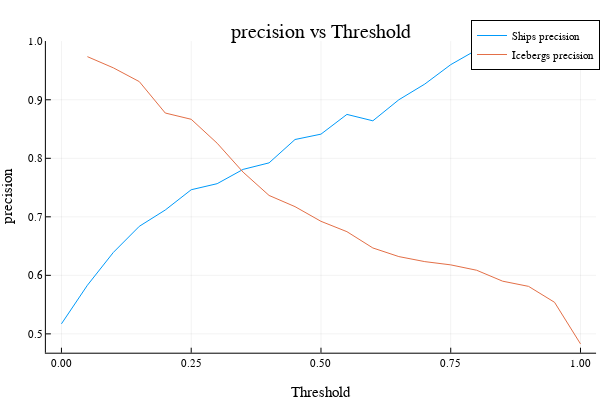

The code cell stored with this chart in its notebook:
### Code cell
Test_name.Visualize.plot_combined_metrics(metrics_vector, :precision)

### Figure 1 — Plotly figure (JSON) as saved in the notebook; plotly's stock layout.template omitted (floating-point values rounded to 4 significant figures)
{"data": [{"colorbar": {"len": 0.8657, "title": "", "x": 0.9934, "y": 0.5087}, "legendgroup": "Ships precision", "line": {"color": "rgba(0, 154, 250, 1.000)", "dash": "solid", "shape": "linear", "width": 1}, "mode": "lines", "name": "Ships precision", "showlegend": true, "type": "scatter", "x": [0, 0.05, 0.1, 0.15, 0.2, 0.25, 0.3, 0.35, 0.4, 0.45, 0.5, 0.55, 0.6, 0.65, 0.7, 0.75, 0.8, 0.85, 0.9, 0.95], "xaxis": "x", "y": [0.5171, 0.583, 0.6392, 0.6838, 0.7116, 0.7463, 0.7566, 0.7811, 0.7922, 0.8321, 0.8413, 0.875, 0.8641, 0.9, 0.9268, 0.96, 0.9853, 0.9833, 0.9821, 0.9767], "yaxis": "y"}, {"colorbar": {"len": 0.8657, "title": "", "x": 0.9934, "y": 0.5087}, "legendgroup": "Icebergs precision", "line": {"color": "rgba(227, 111, 71, 1.000)", "dash": "solid", "shape": "linear", "width": 1}, "mode": "lines", "name": "Icebergs precision", "showlegend": true, "type": "scatter", "x": [0.05, 0.1, 0.15, 0.2, 0.25, 0.3, 0.35, 0.4, 0.45, 0.5, 0.55, 0.6, 0.65, 0.7, 0.75, 0.8, 0.85, 0.9, 0.95, 1], "xaxis": "x", "y": [0.9737, 0.9545, 0.931, 0.8774, 0.8667, 0.8258, 0.7763, 0.7365, 0.7174, 0.6923, 0.6746, 0.6468, 0.632, 0.6234, 0.6179, 0.6087, 0.59, 0.5811, 0.554, 0.4829], "yaxis": "y"}], "layout": {"annotations": [{"font": {"color": "rgba(0, 0, 0, 1.000)", "family": "sans-serif", "size": 20}, "rotation": 0, "showarrow": false, "text": "precision vs Threshold", "x": 0.535, "xanchor": "center", "xref": "paper", "y": 1, "yanchor": "top", "yref": "paper"}], "height": 400, "legend": {"bgcolor": "rgba(255, 255, 255, 1.000)", "bordercolor": "rgba(0, 0, 0, 1.000)", "borderwidth": 1, "font": {"color": "rgba(0, 0, 0, 1.000)", "family": "sans-serif", "size": 11}, "title": {"font": {"color": "rgba(0, 0, 0, 1.000)", "family": "sans-serif", "size": 15}, "text": ""}, "tracegroupgap": 0, "traceorder": "normal", "x": 1, "xanchor": "auto", "y": 1, "yanchor": "auto"}, "margin": {"b": 20, "l": 0, "r": 0, "t": 20}, "paper_bgcolor": "rgba(255, 255, 255, 1.000)", "plot_bgcolor": "rgba(255, 255, 255, 1.000)", "showlegend": true, "width": 600, "xaxis": {"anchor": "y", "domain": [0.07647, 0.9934], "gridcolor": "rgba(0, 0, 0, 0.100)", "gridwidth": 0.5, "linecolor": "rgba(0, 0, 0, 1.000)", "mirror": false, "range": [-0.03, 1.03], "showgrid": true, "showline": true, "showticklabels": true, "tickangle": 0, "tickcolor": "rgb(0, 0, 0)", "tickfont": {"color": "rgba(0, 0, 0, 1.000)", "family": "sans-serif", "size": 11}, "tickmode": "array", "ticks": "inside", "ticktext": ["0.00", "0.25", "0.50", "0.75", "1.00"], "tickvals": [0, 0.25, 0.5, 0.75, 1], "title": "Threshold", "titlefont": {"color": "rgba(0, 0, 0, 1.000)", "family": "sans-serif", "size": 15}, "type": "-", "visible": true, "zeroline": false, "zerolinecolor": "rgba(0, 0, 0, 1.000)"}, "yaxis": {"anchor": "x", "domain": [0.07581, 0.9415], "gridcolor": "rgba(0, 0, 0, 0.100)", "gridwidth": 0.5, "linecolor": "rgba(0, 0, 0, 1.000)", "mirror": false, "range": [0.4678, 1.0], "showgrid": true, "showline": true, "showticklabels": true, "tickangle": 0, "tickcolor": "rgb(0, 0, 0)", "tickfont": {"color": "rgba(0, 0, 0, 1.000)", "family": "sans-serif", "size": 11}, "tickmode": "array", "ticks": "inside", "ticktext": ["0.5", "0.6", "0.7", "0.8", "0.9", "1.0"], "tickvals": [0.5, 0.6, 0.7, 0.8, 0.9, 1], "title": "precision", "titlefont": {"color": "rgba(0, 0, 0, 1.000)", "family": "sans-serif", "size": 15}, "type": "-", "visible": true, "zeroline": false, "zerolinecolor": "rgba(0, 0, 0, 1.000)"}}}
